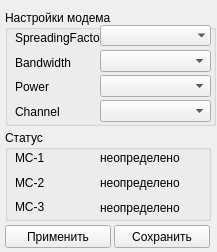
<?xml version="1.0" encoding="UTF-8"?>
<ui version="4.0">
 <class>widget</class>
 <widget class="QWidget" name="widget">
  <property name="geometry">
   <rect>
    <x>0</x>
    <y>0</y>
    <width>217</width>
    <height>252</height>
   </rect>
  </property>
  <property name="windowTitle">
   <string>Настройки модема</string>
  </property>
  <widget class="QGroupBox" name="groupBox">
   <property name="geometry">
    <rect>
     <x>5</x>
     <y>10</y>
     <width>211</width>
     <height>116</height>
    </rect>
   </property>
   <property name="title">
    <string>Настройки модема</string>
   </property>
   <widget class="QLabel" name="label">
    <property name="geometry">
     <rect>
      <x>10</x>
      <y>20</y>
      <width>86</width>
      <height>16</height>
     </rect>
    </property>
    <property name="text">
     <string>SpreadingFactor</string>
    </property>
   </widget>
   <widget class="QLabel" name="label_2">
    <property name="geometry">
     <rect>
      <x>10</x>
      <y>45</y>
      <width>76</width>
      <height>16</height>
     </rect>
    </property>
    <property name="text">
     <string>Bandwidth</string>
    </property>
   </widget>
   <widget class="QLabel" name="label_3">
    <property name="geometry">
     <rect>
      <x>10</x>
      <y>70</y>
      <width>47</width>
      <height>13</height>
     </rect>
    </property>
    <property name="text">
     <string>Power</string>
    </property>
   </widget>
   <widget class="QComboBox" name="lsm__SF">
    <property name="geometry">
     <rect>
      <x>95</x>
      <y>15</y>
      <width>111</width>
      <height>21</height>
     </rect>
    </property>
    <property name="frame">
     <bool>false</bool>
    </property>
   </widget>
   <widget class="QComboBox" name="lsm__BW">
    <property name="geometry">
     <rect>
      <x>95</x>
      <y>40</y>
      <width>111</width>
      <height>22</height>
     </rect>
    </property>
   </widget>
   <widget class="QComboBox" name="lsm__P">
    <property name="geometry">
     <rect>
      <x>95</x>
      <y>65</y>
      <width>111</width>
      <height>22</height>
     </rect>
    </property>
   </widget>
   <widget class="QComboBox" name="lsm__CH">
    <property name="geometry">
     <rect>
      <x>95</x>
      <y>90</y>
      <width>111</width>
      <height>22</height>
     </rect>
    </property>
   </widget>
   <widget class="QLabel" name="label_4">
    <property name="geometry">
     <rect>
      <x>10</x>
      <y>95</y>
      <width>47</width>
      <height>13</height>
     </rect>
    </property>
    <property name="text">
     <string>Channel</string>
    </property>
   </widget>
  </widget>
  <widget class="QGroupBox" name="groupBox_2">
   <property name="geometry">
    <rect>
     <x>5</x>
     <y>130</y>
     <width>206</width>
     <height>91</height>
    </rect>
   </property>
   <property name="title">
    <string>Статус</string>
   </property>
   <widget class="QLabel" name="label_5">
    <property name="geometry">
     <rect>
      <x>10</x>
      <y>20</y>
      <width>86</width>
      <height>16</height>
     </rect>
    </property>
    <property name="text">
     <string>МС-1</string>
    </property>
   </widget>
   <widget class="QLabel" name="label_6">
    <property name="geometry">
     <rect>
      <x>10</x>
      <y>45</y>
      <width>76</width>
      <height>16</height>
     </rect>
    </property>
    <property name="text">
     <string>MС-2</string>
    </property>
   </widget>
   <widget class="QLabel" name="label_7">
    <property name="geometry">
     <rect>
      <x>10</x>
      <y>70</y>
      <width>47</width>
      <height>13</height>
     </rect>
    </property>
    <property name="text">
     <string>MC-3</string>
    </property>
   </widget>
   <widget class="QLabel" name="Status_MC1">
    <property name="geometry">
     <rect>
      <x>95</x>
      <y>20</y>
      <width>86</width>
      <height>16</height>
     </rect>
    </property>
    <property name="text">
     <string>неопределено</string>
    </property>
   </widget>
   <widget class="QLabel" name="Status_MC2">
    <property name="geometry">
     <rect>
      <x>95</x>
      <y>45</y>
      <width>81</width>
      <height>16</height>
     </rect>
    </property>
    <property name="text">
     <string>неопределено</string>
    </property>
   </widget>
   <widget class="QLabel" name="Status_MC3">
    <property name="geometry">
     <rect>
      <x>95</x>
      <y>70</y>
      <width>86</width>
      <height>16</height>
     </rect>
    </property>
    <property name="text">
     <string>неопределено</string>
    </property>
   </widget>
  </widget>
  <widget class="QPushButton" name="pushButton">
   <property name="geometry">
    <rect>
     <x>5</x>
     <y>225</y>
     <width>106</width>
     <height>23</height>
    </rect>
   </property>
   <property name="text">
    <string>Применить</string>
   </property>
  </widget>
  <widget class="QPushButton" name="pushButton_2">
   <property name="geometry">
    <rect>
     <x>114</x>
     <y>225</y>
     <width>96</width>
     <height>23</height>
    </rect>
   </property>
   <property name="text">
    <string>Сохранить</string>
   </property>
  </widget>
 </widget>
 <resources/>
 <connections/>
</ui>
